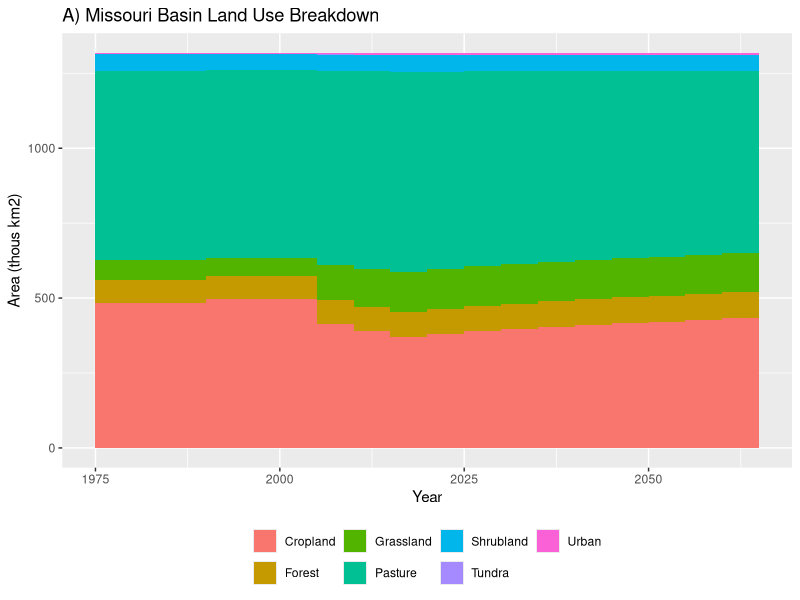
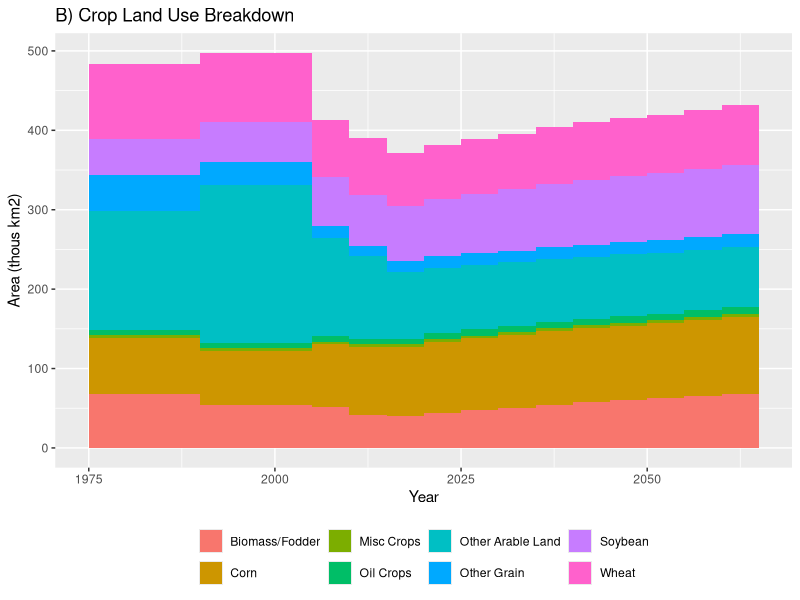
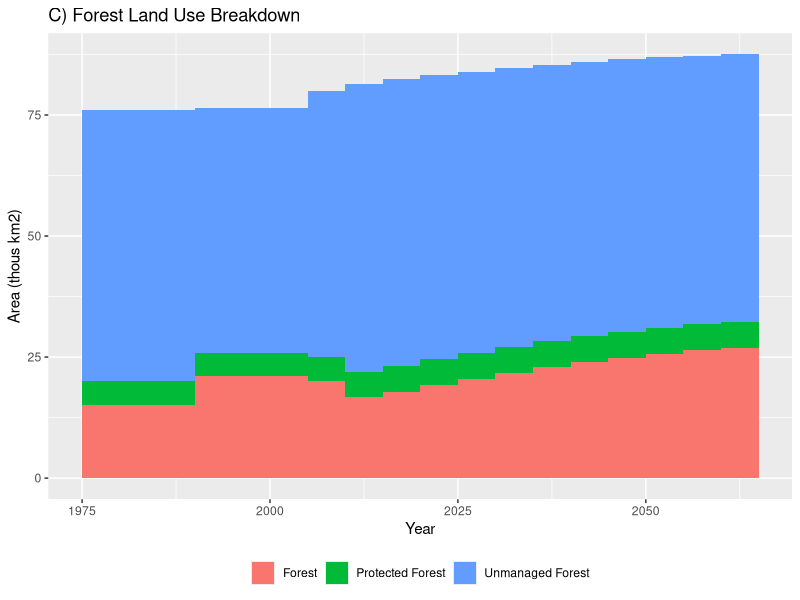
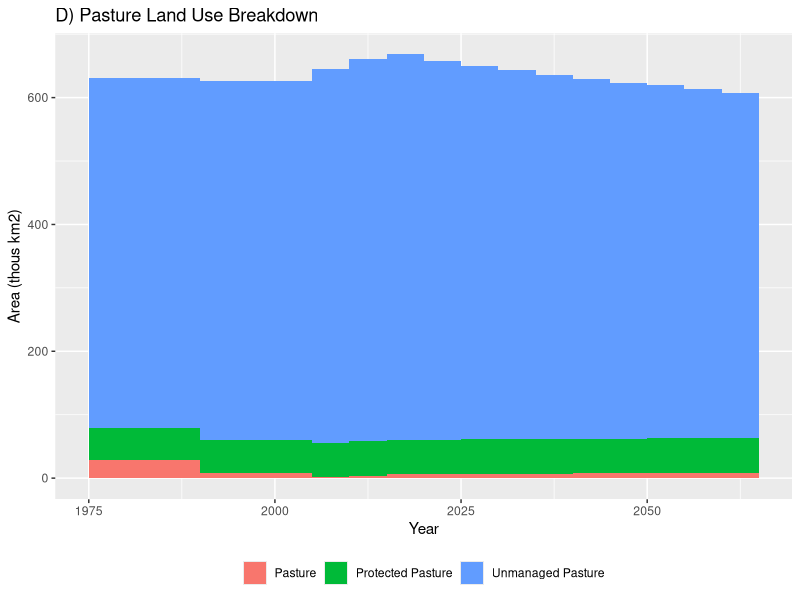

Write R code to recreate these figures, in order. (Note: this script raises an error after producing the figures.)
## ---- chunk 1
knitr::opts_chunk$set(echo = TRUE)
## ---- chunk 2
library(tidyverse)
## ---- chunk 3
setwd("C:/Users/ALIESCH/OneDrive - Environmental Protection Agency (EPA)/Desktop/MissouriGCAM")

DetailedLandUse <- read_csv("DetailedLandUse.csv")

DetailedLandUse$scenario<-NULL

SelectDetailedLU<-select(DetailedLandUse,-c(17:24))

LU<-SelectDetailedLU%>% separate(LandLeaf, c("LandUse", "Basin", "Water", "Input"))

sum_LU<- LU %>% group_by(LandUse) %>% summarise(across(where(is.numeric), sum))

cat_LU<-sum_LU %>% mutate(Category = case_when(
    LandUse== "biomassGrass" | LandUse=="biomassTree" | LandUse == "FodderGrass" | LandUse == "FodderHerb" | LandUse == "Corn"  | LandUse == "FiberCrop" | LandUse == "MiscCrop" | LandUse == "OilCrop" | LandUse == "OtherArableLand" | LandUse == "OtherGrain" | LandUse=="Rapeseed" | LandUse=="RootTuber" | LandUse=="Soybean" |LandUse=="SugarCrop" | LandUse=="Wheat" ~ "Cropland",
    LandUse =="Forest" | LandUse =="UnmanagedForest"| LandUse =="ProtectedUnmanagedForest" ~ "Forest", 
    LandUse =="Grassland" | LandUse=="ProtectedGrassland" ~ "Grassland", 
    LandUse=="Pasture" | LandUse=="ProtectedUnmanagedPasture" | LandUse=="UnmanagedPasture"~ "Pasture",
    LandUse=="Shrubland" | LandUse=="ProtectedShrubland" ~ "Shrubland",
    LandUse=="Tundra" ~ "Tundra",
    LandUse=="UrbanLand" ~ "Urban"

  )
)

sum_cat_LU<-cat_LU %>% group_by(Category) %>% summarise(across(where(is.numeric), sum))

long_sum_LU<-sum_cat_LU %>% pivot_longer(!c(Category), names_to="year", values_to = "area")

long_sum_LU$year<-as.numeric(long_sum_LU$year)

long_sum_LU_Year<- long_sum_LU %>% mutate(num_of_obs = case_when(
  year == 1975 | year == 1990 ~ 15, 
  year == 2005 | year == 2010 | year == 2015 | year == 2020 | year == 2025 | year == 2030 | year == 2035 | year== 2040 | year == 2045 | year == 2050 | year == 2055 | year == 2060 ~ 5
))

long_sum_LU_Year_Right <- long_sum_LU_Year %>% mutate(right = case_when(
  year == 1975 ~ 1990,
  year == 1990 ~ 2005,
  year == 2005 ~ 2010,
  year == 2010 ~ 2015,
  year == 2015 ~ 2020,
  year == 2020 ~ 2025,
  year == 2025 ~ 2030,
  year == 2030 ~ 2035,
  year == 2035 ~ 2040,
  year == 2040 ~ 2045,
  year == 2045 ~ 2050,
  year == 2050 ~ 2055,
  year == 2055 ~ 2060,
  year == 2060 ~ 2065
)
)

long_sum_LU_Year_Right$left <- long_sum_LU_Year_Right$right - long_sum_LU_Year_Right$num_of_obs 



long_sum_LU_Year_plots <- long_sum_LU_Year_Right %>% 
  arrange(year) %>% # Order so lowest 'groups' firtst
  group_by(year) %>% 
  mutate(yc = cumsum(area), # Calculate position of "top" for every rectangle
         yc2 = lag(yc, default = 0))

compositeplot<-ggplot(long_sum_LU_Year_plots) +
  geom_rect(
    aes(xmin = left, xmax = right,
        ymin = yc2, ymax = yc,
        group = Category, fill=Category))+
  theme(legend.position="bottom",  legend.direction = "horizontal") +
  labs(y= "Area (thous km2)", x = "Year") +
  ggtitle(label="A) Missouri Basin Land Use Breakdown") +
  scale_fill_discrete(name = NULL)
    

crop_LU<-cat_LU %>% filter(Category=="Cropland")

crop_cat_LU<-crop_LU %>% mutate(Subcategory = case_when(
    LandUse== "biomassGrass" | LandUse=="biomassTree" | LandUse == "FodderGrass" | LandUse == "FodderHerb" ~ "Biomass/Fodder",
    LandUse == "Corn" ~ "Corn",
    LandUse=="Wheat" ~ "Wheat",
    LandUse=="Soybean" ~ "Soybean",
      LandUse == "MiscCrop" | LandUse=="RootTuber" | LandUse=="SugarCrop" | LandUse == "FiberCrop" ~ "Misc Crops",
      LandUse == "OilCrop" | LandUse=="Rapeseed" ~ "Oil Crops",
      LandUse == "OtherGrain" ~ "Other Grain",
      LandUse == "OtherArableLand" ~ "Other Arable Land"
      
)
)
sum_crop_cat_LU<-crop_cat_LU %>% group_by(Subcategory) %>% summarise(across(where(is.numeric), sum))

long_crop_LU<-sum_crop_cat_LU %>% pivot_longer(!c(Subcategory), names_to="year", values_to = "area")

long_crop_LU_Year<- long_crop_LU %>% mutate(num_of_obs = case_when(
  year == 1975 | year == 1990 ~ 15, 
  year == 2005 | year == 2010 | year == 2015 | year == 2020 | year == 2025 | year == 2030 | year == 2035 | year== 2040 | year == 2045 | year == 2050 | year == 2055 | year == 2060 ~ 5
))

long_crop_LU_Year <- long_crop_LU_Year %>% mutate(right = case_when(
  year == 1975 ~ 1990,
  year == 1990 ~ 2005,
  year == 2005 ~ 2010,
  year == 2010 ~ 2015,
  year == 2015 ~ 2020,
  year == 2020 ~ 2025,
  year == 2025 ~ 2030,
  year == 2030 ~ 2035,
  year == 2035 ~ 2040,
  year == 2040 ~ 2045,
  year == 2045 ~ 2050,
  year == 2050 ~ 2055,
  year == 2055 ~ 2060,
  year == 2060 ~ 2065
)
)

long_crop_LU_Year$left <- long_crop_LU_Year$right - long_crop_LU_Year$num_of_obs 

long_crop_LU_Year <- long_crop_LU_Year %>% 
  arrange(year) %>% # Order so lowest 'groups' firtst
  group_by(year) %>% 
  mutate(yc = cumsum(area), # Calculate position of "top" for every rectangle
         yc2 = lag(yc, default = 0))

cropplot<-ggplot(long_crop_LU_Year) +
  geom_rect(
    aes(xmin = left, xmax = right,
        ymin = yc2, ymax = yc,
        group = Subcategory, fill=Subcategory))+
  theme(legend.position="bottom",  legend.direction = "horizontal") +
  labs(y= "Area (thous km2)", x = "Year") +
  ggtitle(label="B) Crop Land Use Breakdown") +
  scale_fill_discrete(name = NULL)

## ---- chunk 4
forest_LU<-cat_LU %>% filter(Category=="Forest")

long_forest_LU<-forest_LU %>% pivot_longer(!c(LandUse, Category), names_to="year", values_to = "area")

long_forest_LU_Year<- long_forest_LU %>% mutate(num_of_obs = case_when(
  year == 1975 | year == 1990 ~ 15, 
  year == 2005 | year == 2010 | year == 2015 | year == 2020 | year == 2025 | year == 2030 | year == 2035 | year== 2040 | year == 2045 | year == 2050 | year == 2055 | year == 2060 ~ 5
))

long_forest_LU_Year <- long_forest_LU_Year %>% mutate(right = case_when(
  year == 1975 ~ 1990,
  year == 1990 ~ 2005,
  year == 2005 ~ 2010,
  year == 2010 ~ 2015,
  year == 2015 ~ 2020,
  year == 2020 ~ 2025,
  year == 2025 ~ 2030,
  year == 2030 ~ 2035,
  year == 2035 ~ 2040,
  year == 2040 ~ 2045,
  year == 2045 ~ 2050,
  year == 2050 ~ 2055,
  year == 2055 ~ 2060,
  year == 2060 ~ 2065
)
)

long_forest_LU_Year$left <- long_forest_LU_Year$right - long_forest_LU_Year$num_of_obs 



long_forest_LU_Year <- long_forest_LU_Year %>% 
  arrange(year) %>% # Order so lowest 'groups' firtst
  group_by(year) %>% 
  mutate(yc = cumsum(area), # Calculate position of "top" for every rectangle
         yc2 = lag(yc, default = 0))

forestplot<-ggplot(long_forest_LU_Year) +
  geom_rect(
    aes(xmin = left, xmax = right,
        ymin = yc2, ymax = yc,
        group = LandUse, fill=LandUse))+
  theme(legend.position="bottom",  legend.direction = "horizontal") +
  labs(y= "Area (thous km2)", x = "Year") +
  ggtitle(label="C) Forest Land Use Breakdown") +
  scale_fill_discrete(name = NULL, labels = c("Forest", "Protected Forest", "Unmanaged Forest"))
## ---- chunk 5
pasture_LU<-cat_LU %>% filter(Category=="Pasture")

long_pasture_LU<-pasture_LU %>% pivot_longer(!c(LandUse, Category), names_to="year", values_to = "area")

long_pasture_LU_Year<- long_pasture_LU %>% mutate(num_of_obs = case_when(
  year == 1975 | year == 1990 ~ 15, 
  year == 2005 | year == 2010 | year == 2015 | year == 2020 | year == 2025 | year == 2030 | year == 2035 | year== 2040 | year == 2045 | year == 2050 | year == 2055 | year == 2060 ~ 5
))

long_pasture_LU_Year <- long_pasture_LU_Year %>% mutate(right = case_when(
  year == 1975 ~ 1990,
  year == 1990 ~ 2005,
  year == 2005 ~ 2010,
  year == 2010 ~ 2015,
  year == 2015 ~ 2020,
  year == 2020 ~ 2025,
  year == 2025 ~ 2030,
  year == 2030 ~ 2035,
  year == 2035 ~ 2040,
  year == 2040 ~ 2045,
  year == 2045 ~ 2050,
  year == 2050 ~ 2055,
  year == 2055 ~ 2060,
  year == 2060 ~ 2065
)
)

long_pasture_LU_Year$left <- long_pasture_LU_Year$right - long_pasture_LU_Year$num_of_obs 


long_pasture_LU_Year <- long_pasture_LU_Year %>% 
  arrange(year) %>% # Order so lowest 'groups' firtst
  group_by(year) %>% 
  mutate(yc = cumsum(area), # Calculate position of "top" for every rectangle
         yc2 = lag(yc, default = 0))

pastureplot<-ggplot(long_pasture_LU_Year) +
  geom_rect(
    aes(xmin = left, xmax = right,
        ymin = yc2, ymax = yc,
        group = LandUse, fill=LandUse)) +
  theme(legend.position="bottom",  legend.direction = "horizontal") +
  labs(y= "Area (thous km2)", x = "Year") +
  ggtitle(label="D) Pasture Land Use Breakdown") +
  scale_fill_discrete(name = NULL, labels = c("Pasture", "Protected Pasture", "Unmanaged Pasture"))


## ---- chunk 6
ggarrange(compositeplot, cropplot, forestplot, pastureplot,
          ncol = 2, nrow = 2)
